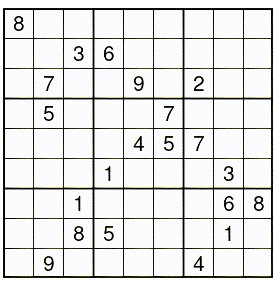
#> input picture old/sudoku.jpg, 279 x 283 px
$ jupyter execute --allow-errors sudoku-test.ipynb
#> lines starting #> are read from the running program, lines starting #| are printed output that depends on the picture; after the words box and inside, x2 and y2 are one past the last pixel; in counts of white or black regions, pixels touching at a corner belong together; long printed decimals are rounded
# chat gpt generated code

[cell 1]
def is_valid(board, row, col, num):
    """ 指定した num を (row, col) に配置できるかチェック """
    # 行と列をチェック
    for i in range(9):
        if board[row][i] == num or board[i][col] == num:
            return False

    # 3x3 のボックスをチェック
    box_row, box_col = (row // 3) * 3, (col // 3) * 3
    for i in range(3):
        for j in range(3):
            if board[box_row + i][box_col + j] == num:
                return False

    return True

def solve_sudoku(board):
    """ 数独を解く関数 (バックトラッキング) """
    for row in range(9):
        for col in range(9):
            if board[row][col] == 0:
                for num in range(1, 10):
                    if is_valid(board, row, col, num):
                        board[row][col] = num
                        if solve_sudoku(board):
                            return True
                        board[row][col] = 0  # 戻す (バックトラッキング)
                return False  # どの数値も入らない場合
    return True  # すべて埋まったら解決

def print_board(board):
    """ 数独の盤面を表示 """
    for row in board:
        print(" ".join(str(num) if num != 0 else '.' for num in row))

# テスト用の数独パズル (0 は空白を表す)
puzzle = [
    [8, 0, 0, 0, 0, 0, 0, 0, 0],
    [0, 0, 3, 6, 0, 0, 0, 0, 0],
    [0, 7, 0, 0, 9, 0, 2, 0, 0],
    [0, 5, 0, 0, 0, 7, 0, 0, 0],
    [0, 0, 0, 0, 4, 5, 7, 0, 0],
    [0, 0, 0, 1, 0, 0, 0, 3, 0],
    [0, 0, 1, 0, 0, 0, 0, 6, 8],
    [0, 0, 8, 5, 0, 0, 0, 1, 0],
    [0, 9, 0, 0, 0, 0, 4, 0, 0]
]

print("元の数独:")
print_board(puzzle)

if solve_sudoku(puzzle):
    print("\n解いた数独:")
    print_board(puzzle)
else:
    print("\n解けませんでした。")

# 画像を入力して、二次元リストを生成

[cell 2]
import cv2
import numpy as np
import pytesseract
import matplotlib.pyplot as plt

image_path = "sudoku.jpg"  # 画像のパス

def order_points(pts):
    """ 頂点の順番を [左上, 右上, 左下, 右下] に並べる """
    rect = np.zeros((4, 2), dtype="float32")

    # 各点の x + y の合計を計算（左上が最小, 右下が最大）
    s = pts.sum(axis=1)
    rect[0] = pts[np.argmin(s)]  # 左上 (Top-left)
    rect[3] = pts[np.argmax(s)]  # 右下 (Bottom-right)

    # 各点の x - y の差を計算（右上が最大, 左下が最小）
    diff = np.diff(pts, axis=1)
    rect[1] = pts[np.argmin(diff)]  # 右上 (Top-right)
    rect[2] = pts[np.argmax(diff)]  # 左下 (Bottom-left)

    return rect

def draw_detected_contour(image_path, contour):
    """ 検出した最大の四角形を元画像に重ねて表示 """
    img = cv2.imread(image_path)

    if img is None:
        raise ValueError("エラー: 画像の読み込みに失敗しました。")

    # 輪郭を描画（赤色, 太さ3px）
    cv2.drawContours(img, [contour], -1, (0, 0, 255), 3)

    # Matplotlib で表示
    plt.figure(figsize=(8, 8))
    plt.imshow(cv2.cvtColor(img, cv2.COLOR_BGR2RGB))
    plt.title("Detected Sudoku Grid")
    plt.axis("off")
    plt.show()

def preprocess_image(image_path):
    """ 画像を前処理して数独盤面を抽出 """
    img = cv2.imread(image_path, cv2.IMREAD_GRAYSCALE)
    img = cv2.GaussianBlur(img, (5, 5), 0)
    img = cv2.adaptiveThreshold(img, 255, cv2.ADAPTIVE_THRESH_GAUSSIAN_C, cv2.THRESH_BINARY, 11, 2)
    return img

def find_largest_contour(image):
    """ 最大の四角形（数独盤面）を検出 """
    contours, _ = cv2.findContours(image, cv2.RETR_EXTERNAL, cv2.CHAIN_APPROX_SIMPLE)
    contours = sorted(contours, key=cv2.contourArea, reverse=True)
    for contour in contours:
        approx = cv2.approxPolyDP(contour, 0.02 * cv2.arcLength(contour, True), True)
        if len(approx) == 4:
            return approx
    return None

def warp_perspective(image, contour):
    """ 数独盤面を透視変換して正面からのビューに補正 """
    pts = np.array([c[0] for c in contour], dtype='float32')
    if pts.shape[0] != 4:
        raise ValueError(f"エラー: 輪郭の頂点数が異常です。検出された頂点数: {pts.shape[0]}")
    s = pts.sum(axis=1)
    rect = order_points(pts)
    print("Rect coordinates:", rect)

    side = max(np.linalg.norm(rect[0] - rect[2]), np.linalg.norm(rect[1] - rect[3]))
    print(f"side:{side}")
    if side < 10:
        raise ValueError(f"エラー: 盤面サイズが小さすぎます。計算されたサイズ: {side}")
    dst = np.array([[0, 0], [side - 1, 0], [0, side - 1], [side - 1, side - 1]], dtype='float32')
    matrix = cv2.getPerspectiveTransform(rect, dst)
    print("Transformation matrix:\n", matrix)
    return cv2.warpPerspective(image, matrix, (int(side), int(side)))

def extract_digits(warped_image):
    """ 9×9 のセルを切り出して OCR で数字を認識 """
    grid = np.zeros((9, 9), dtype=int)
    cell_size = warped_image.shape[0] // 9

    for i in range(9):
        for j in range(9):
            x, y = j * cell_size, i * cell_size
            cell = warped_image[y:y + cell_size, x:x + cell_size]
            cell = cv2.resize(cell, (28, 28))

            # 数字をOCRで認識
            text = pytesseract.image_to_string(cell, config='--psm 10 digits')
            text = text.strip()
            grid[i, j] = int(text) if text.isdigit() else 0

    return grid

def process_sudoku(image_path):
    """ 画像から数独の2Dリストを生成 """
    img = preprocess_image(image_path)
#> in preprocess_image, `img = cv2.GaussianBlur(img, (5, 5), 0)`:
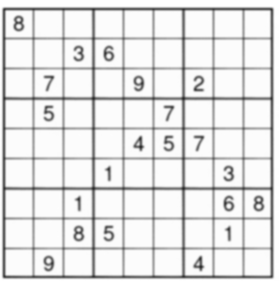
#> img: shape (283, 279); min 41, max 255, mean 227.1
#> in preprocess_image, `img = cv2.adaptiveThreshold(img, 255, cv2.ADAPTIVE_THRESH_GAUSSIAN_C, ..`:
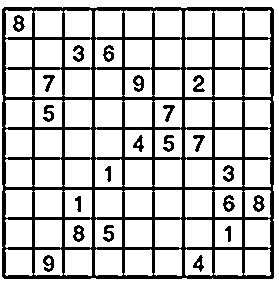
#> img: shape (283, 279); 77.2% white; 22 black regions, largest, box (x1, y1, x2, y2) and area: (2, 7, 274, 279) 15966, (73, 225, 85, 242) 115, (13, 15, 25, 32) 114
    contour = find_largest_contour(img)
#> in find_largest_contour, `contours, _ = cv2.findContours(image, cv2.RETR_EXTERNAL, cv2.CHAIN_APP..`: contours = [[[0, 0], [0, 282], [278, 282], [278, 0]]]
#> the loop in find_largest_contour, `for contour in contours:` made 1 pass
#> approx on pass 1: [[0, 0], [0, 282], [278, 282], [278, 0]]
#> contour = [[0, 0], [0, 282], [278, 282], [278, 0]]
    draw_detected_contour(image_path, contour)
#> in draw_detected_contour, img is the input picture: shape (283, 279, 3); mean B, G, R 226.6, 227.2, 227.2
#> in draw_detected_contour, `cv2.drawContours(img, [contour], -1, (0, 0, 255), 3)`:
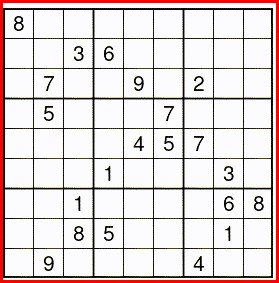
#> img: shape (283, 279, 3); 4.23% of pixels changed, all inside (x1, y1, x2, y2) = (0, 0, 279, 283)
    if contour is None:
        raise ValueError("数独の盤面が見つかりませんでした。")

    warped = warp_perspective(img, contour)
#> in warp_perspective, `s = pts.sum(axis=1)`: s = [0, 282, 560, 278]
#> in order_points, `diff = np.diff(pts, axis=1)`: diff = [0, 282, 4, -278]
#> in warp_perspective, `rect = order_points(pts)`: rect = [[0, 0], [278, 0], [0, 282], [278, 282]]
#| Rect coordinates: [[  0.   0.]
#|  [278.   0.]
#|  [  0. 282.]
#|  [278. 282.]]
#> in warp_perspective, `side = max(np.linalg.norm(rect[0] - rect[2]), np.linalg.norm(rect[1] -..`: side = 282
#| side:282.0
#> in warp_perspective, `dst = np.array([[0, 0], [side - 1, 0], [0, side - 1], [side - 1, side ..`: dst = [[0, 0], [281, 0], [0, 281], [281, 281]]
#> in warp_perspective, `matrix = cv2.getPerspectiveTransform(rect, dst)`: matrix = [[1.01, 0, 0], [0, 0.996, 0], [0, 0, 1]]
#| Transformation matrix:
#|  [[ 1.011  0.          0.        ]
#|  [ 0.          0.9965   0.        ]
#|  [-0.         -0.          1.        ]]
#> in warp_perspective, `return cv2.warpPerspective(image, matrix, (int(side), int(side)))`:
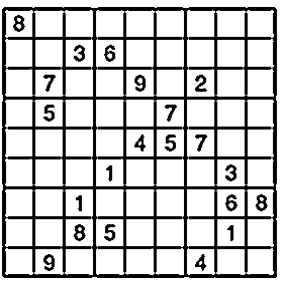
#> returned value: shape (282, 282); min 0, max 255, mean 196.9
    if warped is None or warped.sum() == 0:
        print("透視変換後の画像が真っ黒です。")

    # **画像を表示**
    plt.figure(figsize=(6, 6))
    plt.imshow(warped, cmap='gray')
    plt.title("Warped Sudoku Grid")
    plt.axis("off")
    plt.show()

    return extract_digits(warped)
#> after the loop in extract_digits, `for i in range(9):`:
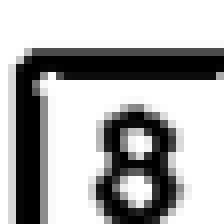
#> cell: shape (28, 28) (shown 8 times larger); min 0, max 255, mean 174.9

# 使用例
#> (the rest of this cell did not finish here and is left out)

[cell 3]
import cv2
import numpy as np
import pytesseract
import matplotlib.pyplot as plt

image_path = "sudoku.jpg"  # 画像のパス

def remove_grid_lines(image):
    """数独盤面からグリッド線を除去"""
    # 二値化
    thresh = cv2.adaptiveThreshold(image, 255, cv2.ADAPTIVE_THRESH_GAUSSIAN_C, cv2.THRESH_BINARY_INV, 11, 2)

    # 横線の除去
    horizontal_kernel = cv2.getStructuringElement(cv2.MORPH_RECT, (40, 1))
    detected_lines = cv2.morphologyEx(thresh, cv2.MORPH_OPEN, horizontal_kernel, iterations=2)
    image_no_lines = cv2.subtract(thresh, detected_lines)

    # 縦線の除去
    vertical_kernel = cv2.getStructuringElement(cv2.MORPH_RECT, (1, 40))
    detected_lines = cv2.morphologyEx(image_no_lines, cv2.MORPH_OPEN, vertical_kernel, iterations=2)
    final_image = cv2.subtract(image_no_lines, detected_lines)

    return final_image

def order_points(pts):
    """ 頂点の順番を [左上, 右上, 左下, 右下] に並べる """
    rect = np.zeros((4, 2), dtype="float32")

    # 各点の x + y の合計を計算（左上が最小, 右下が最大）
    s = pts.sum(axis=1)
    rect[0] = pts[np.argmin(s)]  # 左上 (Top-left)
    rect[3] = pts[np.argmax(s)]  # 右下 (Bottom-right)

    # 各点の x - y の差を計算（右上が最大, 左下が最小）
    diff = np.diff(pts, axis=1)
    rect[1] = pts[np.argmin(diff)]  # 右上 (Top-right)
    rect[2] = pts[np.argmax(diff)]  # 左下 (Bottom-left)

    return rect

def draw_detected_contour(image_path, contour):
    """ 検出した最大の四角形を元画像に重ねて表示 """
    img = cv2.imread(image_path)

    if img is None:
        raise ValueError("エラー: 画像の読み込みに失敗しました。")

    # 輪郭を描画（赤色, 太さ3px）
    cv2.drawContours(img, [contour], -1, (0, 0, 255), 3)

    # Matplotlib で表示
    plt.figure(figsize=(8, 8))
    plt.imshow(cv2.cvtColor(img, cv2.COLOR_BGR2RGB))
    plt.title("Detected Sudoku Grid")
    plt.axis("off")
    plt.show()

def preprocess_image(image_path):
    """ 画像を前処理して数独盤面を抽出 """
    img = cv2.imread(image_path, cv2.IMREAD_GRAYSCALE)
    img = cv2.GaussianBlur(img, (5, 5), 0)
    img = cv2.adaptiveThreshold(img, 255, cv2.ADAPTIVE_THRESH_GAUSSIAN_C, cv2.THRESH_BINARY, 11, 2)
    return img

def find_largest_contour(image):
    """ 最大の四角形（数独盤面）を検出 """
    contours, _ = cv2.findContours(image, cv2.RETR_EXTERNAL, cv2.CHAIN_APPROX_SIMPLE)
    contours = sorted(contours, key=cv2.contourArea, reverse=True)
    for contour in contours:
        approx = cv2.approxPolyDP(contour, 0.02 * cv2.arcLength(contour, True), True)
        if len(approx) == 4:
            return approx
    return None

def warp_perspective(image, contour):
    """ 数独盤面を透視変換して正面からのビューに補正 """
    pts = np.array([c[0] for c in contour], dtype='float32')
    if pts.shape[0] != 4:
        raise ValueError(f"エラー: 輪郭の頂点数が異常です。検出された頂点数: {pts.shape[0]}")
    s = pts.sum(axis=1)
    rect = order_points(pts)
    print("Rect coordinates:", rect)

    side = max(np.linalg.norm(rect[0] - rect[2]), np.linalg.norm(rect[1] - rect[3]))
    print(f"side:{side}")
    if side < 10:
        raise ValueError(f"エラー: 盤面サイズが小さすぎます。計算されたサイズ: {side}")
    dst = np.array([[0, 0], [side - 1, 0], [0, side - 1], [side - 1, side - 1]], dtype='float32')
    matrix = cv2.getPerspectiveTransform(rect, dst)
    print("Transformation matrix:\n", matrix)
    return cv2.warpPerspective(image, matrix, (int(side), int(side)))

def extract_digits(warped_image):
    """ 9×9 のセルを切り出して OCR で数字を認識 """
    grid = np.zeros((9, 9), dtype=int)
    cell_size = warped_image.shape[0] // 9

    for i in range(9):
        for j in range(9):
            x, y = j * cell_size, i * cell_size
            cell = warped_image[y:y + cell_size, x:x + cell_size]
            cell = cv2.resize(cell, (28, 28))

            # 数字をOCRで認識
            text = pytesseract.image_to_string(cell, config='--psm 10 digits')
            text = text.strip()
            grid[i, j] = int(text) if text.isdigit() else 0

    return grid

def process_sudoku(image_path):
    """ 画像から数独の2Dリストを生成 """
#> called with image_path = 'sudoku.jpg'
    img = preprocess_image(image_path)
    contour = find_largest_contour(img)
#> in find_largest_contour, `contours, _ = cv2.findContours(image, cv2.RETR_EXTERNAL, cv2.CHAIN_APP..`: contours = [[[0, 0], [0, 282], [278, 282], [278, 0]]]
#> contour = [[0, 0], [0, 282], [278, 282], [278, 0]]
    draw_detected_contour(image_path, contour)
    if contour is None:
        raise ValueError("数独の盤面が見つかりませんでした。")

    warped = warp_perspective(img, contour)
#> in warp_perspective, `s = pts.sum(axis=1)`: s = [0, 282, 560, 278]
#> in order_points, `diff = np.diff(pts, axis=1)`: diff = [0, 282, 4, -278]
#> in warp_perspective, `rect = order_points(pts)`: rect = [[0, 0], [278, 0], [0, 282], [278, 282]]
#| Rect coordinates: [[  0.   0.]
#|  [278.   0.]
#|  [  0. 282.]
#|  [278. 282.]]
#> in warp_perspective, `side = max(np.linalg.norm(rect[0] - rect[2]), np.linalg.norm(rect[1] -..`: side = 282
#| side:282.0
#> in warp_perspective, `dst = np.array([[0, 0], [side - 1, 0], [0, side - 1], [side - 1, side ..`: dst = [[0, 0], [281, 0], [0, 281], [281, 281]]
#> in warp_perspective, `matrix = cv2.getPerspectiveTransform(rect, dst)`: matrix = [[1.01, 0, 0], [0, 0.996, 0], [0, 0, 1]]
#| Transformation matrix:
#|  [[ 1.011  0.          0.        ]
#|  [ 0.          0.9965   0.        ]
#|  [-0.         -0.          1.        ]]
    if warped is None or warped.sum() == 0:
        print("透視変換後の画像が真っ黒です。")


    processed_img = remove_grid_lines(warped)
#> in remove_grid_lines, `thresh = cv2.adaptiveThreshold(image, 255, cv2.ADAPTIVE_THRESH_GAUSSIA..`:
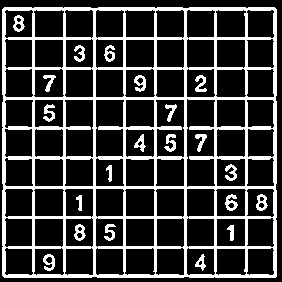
#> thresh: shape (282, 282); 23.2% white; 22 white regions, largest, box (x1, y1, x2, y2) and area: (2, 7, 277, 278) 16330, (225, 194, 238, 211) 123, (164, 134, 176, 152) 121
#> in remove_grid_lines, `detected_lines = cv2.morphologyEx(thresh, cv2.MORPH_OPEN, horizontal_k..`: detected_lines: shape (282, 282); 7.9% white; 13 white regions, largest, box (x1, y1, x2, y2) and area: (5, 97, 278, 100) 818, (5, 186, 278, 189) 818, (4, 37, 279, 40) 773
#> in remove_grid_lines, `image_no_lines = cv2.subtract(thresh, detected_lines)`:
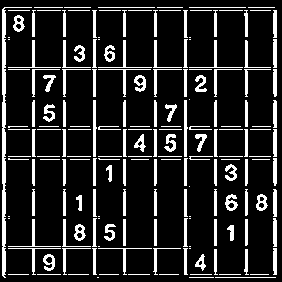
#> image_no_lines: shape (282, 282); 15.4% white; 180 white regions (23 under 20 px), largest, box (x1, y1, x2, y2) and area: (2, 7, 32, 278) 1030, (93, 100, 97, 157) 173, (184, 100, 188, 157) 173
#> in remove_grid_lines, `detected_lines = cv2.morphologyEx(image_no_lines, cv2.MORPH_OPEN, vert..`:
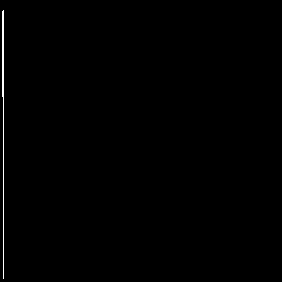
#> detected_lines: shape (282, 282); 0.45% white in thin lines or dots, all inside (x1, y1, x2, y2) = (2, 10, 4, 279)
#> in remove_grid_lines, `final_image = cv2.subtract(image_no_lines, detected_lines)`:
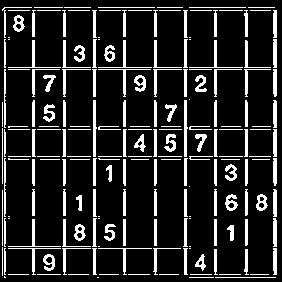
#> final_image: shape (282, 282); 15% white; 191 white regions (24 under 20 px), largest, box (x1, y1, x2, y2) and area: (93, 100, 97, 157) 173, (184, 100, 188, 157) 173, (98, 40, 152, 68) 135

    # **画像を表示**
    plt.figure(figsize=(6, 6))
    plt.imshow(processed_img, cmap='gray')
    plt.title("Warped Sudoku Grid")
    plt.axis("off")
    plt.show()

    return extract_digits(processed_img)
#> after the loop in extract_digits, `for i in range(9):`:
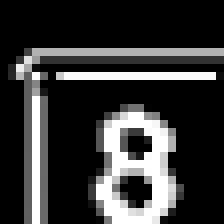
#> cell: shape (28, 28) (shown 8 times larger); min 0, max 255, mean 54.7

# 使用例
#> (the rest of this cell did not finish here and is left out)

# EasyOCRを使う

EasyOCR単体はゴミ

[cell 4]
import easyocr

#> (the rest of this cell did not finish here and is left out)

[cell 5]
def preprocess_image(image_path):
    """ 画像を前処理して数独盤面を抽出 """
    img = cv2.imread(image_path, cv2.IMREAD_GRAYSCALE)
    img = cv2.GaussianBlur(img, (5, 5), 0)
    img = cv2.adaptiveThreshold(img, 255, cv2.ADAPTIVE_THRESH_GAUSSIAN_C, cv2.THRESH_BINARY, 11, 2)
    return img

def find_largest_contour(image):
    """ 最大の四角形（数独盤面）を検出 """
    contours, _ = cv2.findContours(image, cv2.RETR_EXTERNAL, cv2.CHAIN_APPROX_SIMPLE)
    contours = sorted(contours, key=cv2.contourArea, reverse=True)
    for contour in contours:
        approx = cv2.approxPolyDP(contour, 0.02 * cv2.arcLength(contour, True), True)
        if len(approx) == 4:
            return approx
    return None

def warp_perspective(image, contour):
    """ 数独盤面を透視変換して正面からのビューに補正 """
    pts = np.array([c[0] for c in contour], dtype='float32')
    if pts.shape[0] != 4:
        raise ValueError("エラー: 輪郭の頂点が4点ではありません。")

    # 頂点の順番を並び替え
    rect = order_points(pts)

    side = max(np.linalg.norm(rect[0] - rect[2]), np.linalg.norm(rect[1] - rect[3]))
    dst = np.array([[0, 0], [side - 1, 0], [0, side - 1], [side - 1, side - 1]], dtype='float32')
    matrix = cv2.getPerspectiveTransform(rect, dst)
    warped = cv2.warpPerspective(image, matrix, (int(side), int(side)))
    return warped

def extract_digits_easyocr(warped_image):
    """ 9×9 のセルを切り出して EasyOCR で数字を認識 """
    reader = easyocr.Reader(['en'])
    grid = np.zeros((9, 9), dtype=int)
    cell_size = warped_image.shape[0] // 9

    for i in range(9):
        for j in range(9):
            x, y = j * cell_size, i * cell_size
            cell = warped_image[y:y + cell_size, x:x + cell_size]
            cell = cv2.resize(cell, (56, 56))

            # **画像を表示**
            plt.figure(figsize=(1, 1))
            plt.imshow(cell, cmap='gray')
            plt.title(f"cell ({i} , {j})")
            plt.axis("off")
            plt.show()

            # EasyOCR で文字認識
            results = reader.readtext(cell, detail=0)
            digit = ''.join([r for r in results if r.isdigit()])
            grid[i, j] = int(digit) if digit else 0

    return grid

def process_sudoku(image_path):
    """ 画像から数独の2Dリストを生成 """
#> called with image_path = 'sudoku.jpg'
    img = preprocess_image(image_path)
    contour = find_largest_contour(img)
#> in find_largest_contour, `contours, _ = cv2.findContours(image, cv2.RETR_EXTERNAL, cv2.CHAIN_APP..`: contours = [[[0, 0], [0, 282], [278, 282], [278, 0]]]
#> contour = [[0, 0], [0, 282], [278, 282], [278, 0]]
    if contour is None:
        raise ValueError("数独の盤面が見つかりませんでした。")

    warped = warp_perspective(img, contour)
#> in warp_perspective, `rect = order_points(pts)`: rect = [[0, 0], [278, 0], [0, 282], [278, 282]]
#> in warp_perspective, `side = max(np.linalg.norm(rect[0] - rect[2]), np.linalg.norm(rect[1] -..`: side = 282
#> in warp_perspective, `dst = np.array([[0, 0], [side - 1, 0], [0, side - 1], [side - 1, side ..`: dst = [[0, 0], [281, 0], [0, 281], [281, 281]]
#> in warp_perspective, `matrix = cv2.getPerspectiveTransform(rect, dst)`: matrix = [[1.01, 0, 0], [0, 0.996, 0], [0, 0, 1]]
    return extract_digits_easyocr(warped)

# 使用例
image_path = "sudoku.jpg"  # 画像のパス
#> (the rest of this cell did not finish here and is left out)

EasyOCR単体はゴミ

# 切り出したセルの端を白く塗りつぶす処理をいれる

[cell 6]
import cv2
import numpy as np

# [115 lines left out: functions remove_grid_based_on_black_density, remove_grid_edges, not called in this run]


def preprocess_image(image_path):
    """ 画像を前処理して数独盤面を抽出 """
    img = cv2.imread(image_path, cv2.IMREAD_GRAYSCALE)
    img = cv2.GaussianBlur(img, (5, 5), 0)
    img = cv2.adaptiveThreshold(img, 255, cv2.ADAPTIVE_THRESH_GAUSSIAN_C, cv2.THRESH_BINARY, 11, 2)
    return img

def find_largest_contour(image):
    """ 最大の四角形（数独盤面）を検出 """
    contours, _ = cv2.findContours(image, cv2.RETR_EXTERNAL, cv2.CHAIN_APPROX_SIMPLE)
    contours = sorted(contours, key=cv2.contourArea, reverse=True)
    for contour in contours:
        approx = cv2.approxPolyDP(contour, 0.02 * cv2.arcLength(contour, True), True)
        if len(approx) == 4:
            return approx
    return None

def warp_perspective(image, contour):
    """ 数独盤面を透視変換して正面からのビューに補正 """
    pts = np.array([c[0] for c in contour], dtype='float32')
    if pts.shape[0] != 4:
        raise ValueError("エラー: 輪郭の頂点が4点ではありません。")

    # 頂点の順番を並び替え
    rect = order_points(pts)

    side = max(np.linalg.norm(rect[0] - rect[2]), np.linalg.norm(rect[1] - rect[3]))
    dst = np.array([[0, 0], [side - 1, 0], [0, side - 1], [side - 1, side - 1]], dtype='float32')
    matrix = cv2.getPerspectiveTransform(rect, dst)
    warped = cv2.warpPerspective(image, matrix, (int(side), int(side)))
    return warped

def extract_digits_easyocr(warped_image):
    """ 9×9 のセルを切り出して EasyOCR で数字を認識 """
    reader = easyocr.Reader(['en'])
    grid = np.zeros((9, 9), dtype=int)
    cell_size = warped_image.shape[0] // 9

    for i in range(9):
        for j in range(9):
            x, y = j * cell_size, i * cell_size
            cell = warped_image[y:y + cell_size, x:x + cell_size]
            cell = remove_grid_based_on_black_density(cv2.resize(cell, (56, 56)))

            # **画像を表示**
            plt.figure(figsize=(1, 1))
            plt.imshow(cell, cmap='gray')
            plt.title(f"cell ({i} , {j})")
            plt.axis("off")
            plt.show()

            # EasyOCR で文字認識
            results = reader.readtext(cell, detail=0)
            digit = ''.join([r for r in results if r.isdigit()])
            grid[i, j] = int(digit) if digit else 0

    return grid

def process_sudoku(image_path):
    """ 画像から数独の2Dリストを生成 """
#> called with image_path = 'sudoku.jpg'
    img = preprocess_image(image_path)
    contour = find_largest_contour(img)
#> in find_largest_contour, `contours, _ = cv2.findContours(image, cv2.RETR_EXTERNAL, cv2.CHAIN_APP..`: contours = [[[0, 0], [0, 282], [278, 282], [278, 0]]]
#> contour = [[0, 0], [0, 282], [278, 282], [278, 0]]
    if contour is None:
        raise ValueError("数独の盤面が見つかりませんでした。")

    warped = warp_perspective(img, contour)
#> in warp_perspective, `rect = order_points(pts)`: rect = [[0, 0], [278, 0], [0, 282], [278, 282]]
#> in warp_perspective, `side = max(np.linalg.norm(rect[0] - rect[2]), np.linalg.norm(rect[1] -..`: side = 282
#> in warp_perspective, `dst = np.array([[0, 0], [side - 1, 0], [0, side - 1], [side - 1, side ..`: dst = [[0, 0], [281, 0], [0, 281], [281, 281]]
#> in warp_perspective, `matrix = cv2.getPerspectiveTransform(rect, dst)`: matrix = [[1.01, 0, 0], [0, 0.996, 0], [0, 0, 1]]
    return extract_digits_easyocr(warped)

# 使用例
image_path = "sudoku.jpg"  # 画像のパス
#> (the rest of this cell did not finish here and is left out)
